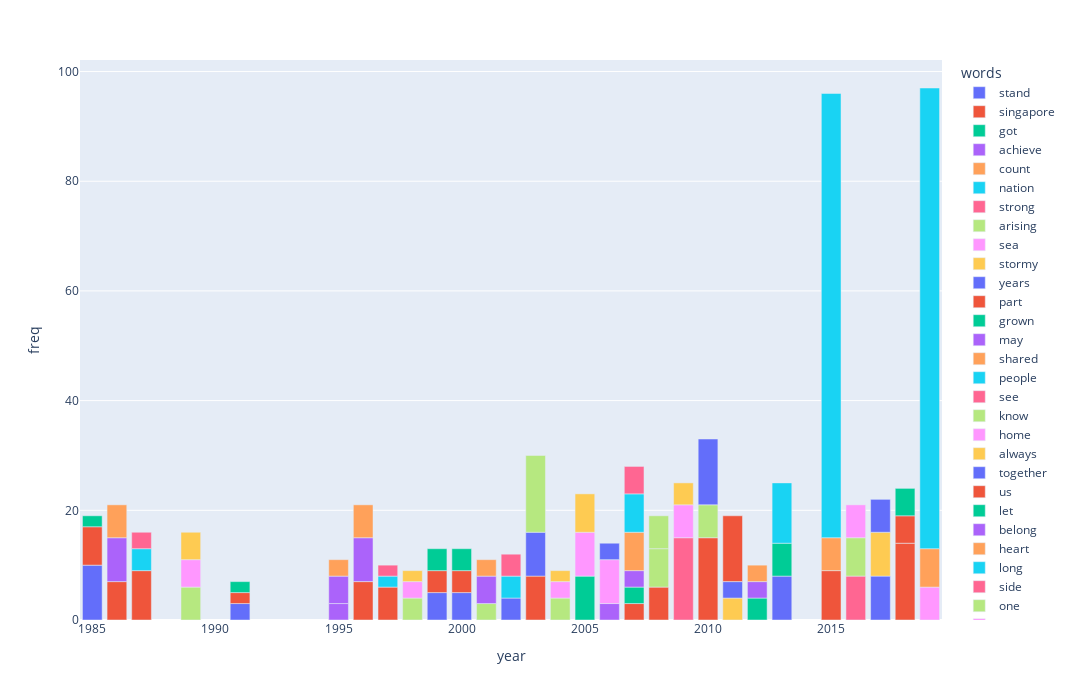

Source (notebook cell):
### Code cell
fig = px.bar(df_top_5, x = "year", y = "freq", color = "words")
fig.update_layout(width = 1400, height = 700)
fig.show()

### Figure 1 — Plotly figure (JSON) as saved in the notebook; plotly's stock layout.template omitted (floating-point values rounded to 4 significant figures)
{"data": [{"alignmentgroup": "True", "hovertemplate": "words=stand<br>year=%{x}<br>freq=%{y}<extra></extra>", "legendgroup": "stand", "marker": {"color": "#636efa"}, "name": "stand", "offsetgroup": "stand", "orientation": "v", "showlegend": true, "textposition": "auto", "type": "bar", "x": ["1985-01-01T00:00:00"], "xaxis": "x", "y": [10], "yaxis": "y"}, {"alignmentgroup": "True", "hovertemplate": "words=singapore<br>year=%{x}<br>freq=%{y}<extra></extra>", "legendgroup": "singapore", "marker": {"color": "#EF553B"}, "name": "singapore", "offsetgroup": "singapore", "orientation": "v", "showlegend": true, "textposition": "auto", "type": "bar", "x": ["1985-01-01T00:00:00", "1986-01-01T00:00:00", "1987-01-01T00:00:00", "1996-01-01T00:00:00", "1997-01-01T00:00:00", "2003-01-01T00:00:00", "2008-01-01T00:00:00", "2010-01-01T00:00:00", "2015-01-01T00:00:00", "2018-01-01T00:00:00"], "xaxis": "x", "y": [7, 7, 9, 7, 6, 8, 6, 15, 9, 14], "yaxis": "y"}, {"alignmentgroup": "True", "hovertemplate": "words=got<br>year=%{x}<br>freq=%{y}<extra></extra>", "legendgroup": "got", "marker": {"color": "#00cc96"}, "name": "got", "offsetgroup": "got", "orientation": "v", "showlegend": true, "textposition": "auto", "type": "bar", "x": ["1985-01-01T00:00:00"], "xaxis": "x", "y": [2], "yaxis": "y"}, {"alignmentgroup": "True", "hovertemplate": "words=achieve<br>year=%{x}<br>freq=%{y}<extra></extra>", "legendgroup": "achieve", "marker": {"color": "#ab63fa"}, "name": "achieve", "offsetgroup": "achieve", "orientation": "v", "showlegend": true, "textposition": "auto", "type": "bar", "x": ["1986-01-01T00:00:00", "1995-01-01T00:00:00", "1996-01-01T00:00:00"], "xaxis": "x", "y": [8, 3, 8], "yaxis": "y"}, {"alignmentgroup": "True", "hovertemplate": "words=count<br>year=%{x}<br>freq=%{y}<extra></extra>", "legendgroup": "count", "marker": {"color": "#FFA15A"}, "name": "count", "offsetgroup": "count", "orientation": "v", "showlegend": true, "textposition": "auto", "type": "bar", "x": ["1986-01-01T00:00:00", "1996-01-01T00:00:00"], "xaxis": "x", "y": [6, 6], "yaxis": "y"}, {"alignmentgroup": "True", "hovertemplate": "words=nation<br>year=%{x}<br>freq=%{y}<extra></extra>", "legendgroup": "nation", "marker": {"color": "#19d3f3"}, "name": "nation", "offsetgroup": "nation", "orientation": "v", "showlegend": true, "textposition": "auto", "type": "bar", "x": ["1987-01-01T00:00:00"], "xaxis": "x", "y": [4], "yaxis": "y"}, {"alignmentgroup": "True", "hovertemplate": "words=strong<br>year=%{x}<br>freq=%{y}<extra></extra>", "legendgroup": "strong", "marker": {"color": "#FF6692"}, "name": "strong", "offsetgroup": "strong", "orientation": "v", "showlegend": true, "textposition": "auto", "type": "bar", "x": ["1987-01-01T00:00:00"], "xaxis": "x", "y": [3], "yaxis": "y"}, {"alignmentgroup": "True", "hovertemplate": "words=arising<br>year=%{x}<br>freq=%{y}<extra></extra>", "legendgroup": "arising", "marker": {"color": "#B6E880"}, "name": "arising", "offsetgroup": "arising", "orientation": "v", "showlegend": true, "textposition": "auto", "type": "bar", "x": ["1989-01-01T00:00:00"], "xaxis": "x", "y": [6], "yaxis": "y"}, {"alignmentgroup": "True", "hovertemplate": "words=sea<br>year=%{x}<br>freq=%{y}<extra></extra>", "legendgroup": "sea", "marker": {"color": "#FF97FF"}, "name": "sea", "offsetgroup": "sea", "orientation": "v", "showlegend": true, "textposition": "auto", "type": "bar", "x": ["1989-01-01T00:00:00"], "xaxis": "x", "y": [5], "yaxis": "y"}, {"alignmentgroup": "True", "hovertemplate": "words=stormy<br>year=%{x}<br>freq=%{y}<extra></extra>", "legendgroup": "stormy", "marker": {"color": "#FECB52"}, "name": "stormy", "offsetgroup": "stormy", "orientation": "v", "showlegend": true, "textposition": "auto", "type": "bar", "x": ["1989-01-01T00:00:00"], "xaxis": "x", "y": [5], "yaxis": "y"}, {"alignmentgroup": "True", "hovertemplate": "words=years<br>year=%{x}<br>freq=%{y}<extra></extra>", "legendgroup": "years", "marker": {"color": "#636efa"}, "name": "years", "offsetgroup": "years", "orientation": "v", "showlegend": true, "textposition": "auto", "type": "bar", "x": ["1991-01-01T00:00:00"], "xaxis": "x", "y": [3], "yaxis": "y"}, {"alignmentgroup": "True", "hovertemplate": "words=part<br>year=%{x}<br>freq=%{y}<extra></extra>", "legendgroup": "part", "marker": {"color": "#EF553B"}, "name": "part", "offsetgroup": "part", "orientation": "v", "showlegend": true, "textposition": "auto", "type": "bar", "x": ["1991-01-01T00:00:00"], "xaxis": "x", "y": [2], "yaxis": "y"}, {"alignmentgroup": "True", "hovertemplate": "words=grown<br>year=%{x}<br>freq=%{y}<extra></extra>", "legendgroup": "grown", "marker": {"color": "#00cc96"}, "name": "grown", "offsetgroup": "grown", "orientation": "v", "showlegend": true, "textposition": "auto", "type": "bar", "x": ["1991-01-01T00:00:00"], "xaxis": "x", "y": [2], "yaxis": "y"}, {"alignmentgroup": "True", "hovertemplate": "words=may<br>year=%{x}<br>freq=%{y}<extra></extra>", "legendgroup": "may", "marker": {"color": "#ab63fa"}, "name": "may", "offsetgroup": "may", "orientation": "v", "showlegend": true, "textposition": "auto", "type": "bar", "x": ["1995-01-01T00:00:00", "2006-01-01T00:00:00"], "xaxis": "x", "y": [5, 3], "yaxis": "y"}, {"alignmentgroup": "True", "hovertemplate": "words=shared<br>year=%{x}<br>freq=%{y}<extra></extra>", "legendgroup": "shared", "marker": {"color": "#FFA15A"}, "name": "shared", "offsetgroup": "shared", "orientation": "v", "showlegend": true, "textposition": "auto", "type": "bar", "x": ["1995-01-01T00:00:00"], "xaxis": "x", "y": [3], "yaxis": "y"}, {"alignmentgroup": "True", "hovertemplate": "words=people<br>year=%{x}<br>freq=%{y}<extra></extra>", "legendgroup": "people", "marker": {"color": "#19d3f3"}, "name": "people", "offsetgroup": "people", "orientation": "v", "showlegend": true, "textposition": "auto", "type": "bar", "x": ["1997-01-01T00:00:00"], "xaxis": "x", "y": [2], "yaxis": "y"}, {"alignmentgroup": "True", "hovertemplate": "words=see<br>year=%{x}<br>freq=%{y}<extra></extra>", "legendgroup": "see", "marker": {"color": "#FF6692"}, "name": "see", "offsetgroup": "see", "orientation": "v", "showlegend": true, "textposition": "auto", "type": "bar", "x": ["1997-01-01T00:00:00", "2009-01-01T00:00:00"], "xaxis": "x", "y": [2, 15], "yaxis": "y"}, {"alignmentgroup": "True", "hovertemplate": "words=know<br>year=%{x}<br>freq=%{y}<extra></extra>", "legendgroup": "know", "marker": {"color": "#B6E880"}, "name": "know", "offsetgroup": "know", "orientation": "v", "showlegend": true, "textposition": "auto", "type": "bar", "x": ["1998-01-01T00:00:00", "2001-01-01T00:00:00", "2004-01-01T00:00:00"], "xaxis": "x", "y": [4, 3, 4], "yaxis": "y"}, {"alignmentgroup": "True", "hovertemplate": "words=home<br>year=%{x}<br>freq=%{y}<extra></extra>", "legendgroup": "home", "marker": {"color": "#FF97FF"}, "name": "home", "offsetgroup": "home", "orientation": "v", "showlegend": true, "textposition": "auto", "type": "bar", "x": ["1998-01-01T00:00:00", "2004-01-01T00:00:00", "2006-01-01T00:00:00", "2019-01-01T00:00:00"], "xaxis": "x", "y": [3, 3, 8, 6], "yaxis": "y"}, {"alignmentgroup": "True", "hovertemplate": "words=always<br>year=%{x}<br>freq=%{y}<extra></extra>", "legendgroup": "always", "marker": {"color": "#FECB52"}, "name": "always", "offsetgroup": "always", "orientation": "v", "showlegend": true, "textposition": "auto", "type": "bar", "x": ["1998-01-01T00:00:00", "2004-01-01T00:00:00", "2011-01-01T00:00:00"], "xaxis": "x", "y": [2, 2, 4], "yaxis": "y"}, {"alignmentgroup": "True", "hovertemplate": "words=together<br>year=%{x}<br>freq=%{y}<extra></extra>", "legendgroup": "together", "marker": {"color": "#636efa"}, "name": "together", "offsetgroup": "together", "orientation": "v", "showlegend": true, "textposition": "auto", "type": "bar", "x": ["1999-01-01T00:00:00", "2000-01-01T00:00:00", "2002-01-01T00:00:00", "2003-01-01T00:00:00", "2011-01-01T00:00:00", "2013-01-01T00:00:00", "2017-01-01T00:00:00"], "xaxis": "x", "y": [5, 5, 4, 8, 3, 8, 8], "yaxis": "y"}, {"alignmentgroup": "True", "hovertemplate": "words=us<br>year=%{x}<br>freq=%{y}<extra></extra>", "legendgroup": "us", "marker": {"color": "#EF553B"}, "name": "us", "offsetgroup": "us", "orientation": "v", "showlegend": true, "textposition": "auto", "type": "bar", "x": ["1999-01-01T00:00:00", "2000-01-01T00:00:00"], "xaxis": "x", "y": [4, 4], "yaxis": "y"}, {"alignmentgroup": "True", "hovertemplate": "words=let<br>year=%{x}<br>freq=%{y}<extra></extra>", "legendgroup": "let", "marker": {"color": "#00cc96"}, "name": "let", "offsetgroup": "let", "orientation": "v", "showlegend": true, "textposition": "auto", "type": "bar", "x": ["1999-01-01T00:00:00", "2000-01-01T00:00:00", "2005-01-01T00:00:00"], "xaxis": "x", "y": [4, 4, 8], "yaxis": "y"}, {"alignmentgroup": "True", "hovertemplate": "words=belong<br>year=%{x}<br>freq=%{y}<extra></extra>", "legendgroup": "belong", "marker": {"color": "#ab63fa"}, "name": "belong", "offsetgroup": "belong", "orientation": "v", "showlegend": true, "textposition": "auto", "type": "bar", "x": ["2001-01-01T00:00:00"], "xaxis": "x", "y": [5], "yaxis": "y"}, {"alignmentgroup": "True", "hovertemplate": "words=heart<br>year=%{x}<br>freq=%{y}<extra></extra>", "legendgroup": "heart", "marker": {"color": "#FFA15A"}, "name": "heart", "offsetgroup": "heart", "orientation": "v", "showlegend": true, "textposition": "auto", "type": "bar", "x": ["2001-01-01T00:00:00", "2015-01-01T00:00:00", "2019-01-01T00:00:00"], "xaxis": "x", "y": [3, 6, 7], "yaxis": "y"}, {"alignmentgroup": "True", "hovertemplate": "words=long<br>year=%{x}<br>freq=%{y}<extra></extra>", "legendgroup": "long", "marker": {"color": "#19d3f3"}, "name": "long", "offsetgroup": "long", "orientation": "v", "showlegend": true, "textposition": "auto", "type": "bar", "x": ["2002-01-01T00:00:00"], "xaxis": "x", "y": [4], "yaxis": "y"}, {"alignmentgroup": "True", "hovertemplate": "words=side<br>year=%{x}<br>freq=%{y}<extra></extra>", "legendgroup": "side", "marker": {"color": "#FF6692"}, "name": "side", "offsetgroup": "side", "orientation": "v", "showlegend": true, "textposition": "auto", "type": "bar", "x": ["2002-01-01T00:00:00"], "xaxis": "x", "y": [4], "yaxis": "y"}, {"alignmentgroup": "True", "hovertemplate": "words=one<br>year=%{x}<br>freq=%{y}<extra></extra>", "legendgroup": "one", "marker": {"color": "#B6E880"}, "name": "one", "offsetgroup": "one", "orientation": "v", "showlegend": true, "textposition": "auto", "type": "bar", "x": ["2003-01-01T00:00:00", "2008-01-01T00:00:00"], "xaxis": "x", "y": [14, 7], "yaxis": "y"}, {"alignmentgroup": "True", "hovertemplate": "words=skies<br>year=%{x}<br>freq=%{y}<extra></extra>", "legendgroup": "skies", "marker": {"color": "#FF97FF"}, "name": "skies", "offsetgroup": "skies", "orientation": "v", "showlegend": true, "textposition": "auto", "type": "bar", "x": ["2005-01-01T00:00:00"], "xaxis": "x", "y": [8], "yaxis": "y"}, {"alignmentgroup": "True", "hovertemplate": "words=soar<br>year=%{x}<br>freq=%{y}<extra></extra>", "legendgroup": "soar", "marker": {"color": "#FECB52"}, "name": "soar", "offsetgroup": "soar", "orientation": "v", "showlegend": true, "textposition": "auto", "type": "bar", "x": ["2005-01-01T00:00:00"], "xaxis": "x", "y": [7], "yaxis": "y"}, {"alignmentgroup": "True", "hovertemplate": "words=wherever<br>year=%{x}<br>freq=%{y}<extra></extra>", "legendgroup": "wherever", "marker": {"color": "#636efa"}, "name": "wherever", "offsetgroup": "wherever", "orientation": "v", "showlegend": true, "textposition": "auto", "type": "bar", "x": ["2006-01-01T00:00:00"], "xaxis": "x", "y": [3], "yaxis": "y"}, {"alignmentgroup": "True", "hovertemplate": "words=place<br>year=%{x}<br>freq=%{y}<extra></extra>", "legendgroup": "place", "marker": {"color": "#EF553B"}, "name": "place", "offsetgroup": "place", "orientation": "v", "showlegend": true, "textposition": "auto", "type": "bar", "x": ["2007-01-01T00:00:00"], "xaxis": "x", "y": [3], "yaxis": "y"}, {"alignmentgroup": "True", "hovertemplate": "words=rather<br>year=%{x}<br>freq=%{y}<extra></extra>", "legendgroup": "rather", "marker": {"color": "#00cc96"}, "name": "rather", "offsetgroup": "rather", "orientation": "v", "showlegend": true, "textposition": "auto", "type": "bar", "x": ["2007-01-01T00:00:00"], "xaxis": "x", "y": [3], "yaxis": "y"}, {"alignmentgroup": "True", "hovertemplate": "words=still<br>year=%{x}<br>freq=%{y}<extra></extra>", "legendgroup": "still", "marker": {"color": "#ab63fa"}, "name": "still", "offsetgroup": "still", "orientation": "v", "showlegend": true, "textposition": "auto", "type": "bar", "x": ["2007-01-01T00:00:00"], "xaxis": "x", "y": [3], "yaxis": "y"}, {"alignmentgroup": "True", "hovertemplate": "words=make<br>year=%{x}<br>freq=%{y}<extra></extra>", "legendgroup": "make", "marker": {"color": "#FFA15A"}, "name": "make", "offsetgroup": "make", "orientation": "v", "showlegend": true, "textposition": "auto", "type": "bar", "x": ["2007-01-01T00:00:00"], "xaxis": "x", "y": [7], "yaxis": "y"}, {"alignmentgroup": "True", "hovertemplate": "words=new<br>year=%{x}<br>freq=%{y}<extra></extra>", "legendgroup": "new", "marker": {"color": "#19d3f3"}, "name": "new", "offsetgroup": "new", "orientation": "v", "showlegend": true, "textposition": "auto", "type": "bar", "x": ["2007-01-01T00:00:00"], "xaxis": "x", "y": [7], "yaxis": "y"}, {"alignmentgroup": "True", "hovertemplate": "words=dare<br>year=%{x}<br>freq=%{y}<extra></extra>", "legendgroup": "dare", "marker": {"color": "#FF6692"}, "name": "dare", "offsetgroup": "dare", "orientation": "v", "showlegend": true, "textposition": "auto", "type": "bar", "x": ["2007-01-01T00:00:00"], "xaxis": "x", "y": [5], "yaxis": "y"}, {"alignmentgroup": "True", "hovertemplate": "words=song<br>year=%{x}<br>freq=%{y}<extra></extra>", "legendgroup": "song", "marker": {"color": "#B6E880"}, "name": "song", "offsetgroup": "song", "orientation": "v", "showlegend": true, "textposition": "auto", "type": "bar", "x": ["2008-01-01T00:00:00", "2010-01-01T00:00:00"], "xaxis": "x", "y": [6, 6], "yaxis": "y"}, {"alignmentgroup": "True", "hovertemplate": "words=look<br>year=%{x}<br>freq=%{y}<extra></extra>", "legendgroup": "look", "marker": {"color": "#FF97FF"}, "name": "look", "offsetgroup": "look", "orientation": "v", "showlegend": true, "textposition": "auto", "type": "bar", "x": ["2009-01-01T00:00:00"], "xaxis": "x", "y": [6], "yaxis": "y"}, {"alignmentgroup": "True", "hovertemplate": "words=dreams<br>year=%{x}<br>freq=%{y}<extra></extra>", "legendgroup": "dreams", "marker": {"color": "#FECB52"}, "name": "dreams", "offsetgroup": "dreams", "orientation": "v", "showlegend": true, "textposition": "auto", "type": "bar", "x": ["2009-01-01T00:00:00"], "xaxis": "x", "y": [4], "yaxis": "y"}, {"alignmentgroup": "True", "hovertemplate": "words=sing<br>year=%{x}<br>freq=%{y}<extra></extra>", "legendgroup": "sing", "marker": {"color": "#636efa"}, "name": "sing", "offsetgroup": "sing", "orientation": "v", "showlegend": true, "textposition": "auto", "type": "bar", "x": ["2010-01-01T00:00:00"], "xaxis": "x", "y": [12], "yaxis": "y"}, {"alignmentgroup": "True", "hovertemplate": "words=heartbeat<br>year=%{x}<br>freq=%{y}<extra></extra>", "legendgroup": "heartbeat", "marker": {"color": "#EF553B"}, "name": "heartbeat", "offsetgroup": "heartbeat", "orientation": "v", "showlegend": true, "textposition": "auto", "type": "bar", "x": ["2011-01-01T00:00:00"], "xaxis": "x", "y": [12], "yaxis": "y"}, {"alignmentgroup": "True", "hovertemplate": "words=love<br>year=%{x}<br>freq=%{y}<extra></extra>", "legendgroup": "love", "marker": {"color": "#00cc96"}, "name": "love", "offsetgroup": "love", "orientation": "v", "showlegend": true, "textposition": "auto", "type": "bar", "x": ["2012-01-01T00:00:00", "2013-01-01T00:00:00"], "xaxis": "x", "y": [4, 6], "yaxis": "y"}, {"alignmentgroup": "True", "hovertemplate": "words=light<br>year=%{x}<br>freq=%{y}<extra></extra>", "legendgroup": "light", "marker": {"color": "#ab63fa"}, "name": "light", "offsetgroup": "light", "orientation": "v", "showlegend": true, "textposition": "auto", "type": "bar", "x": ["2012-01-01T00:00:00"], "xaxis": "x", "y": [3], "yaxis": "y"}, {"alignmentgroup": "True", "hovertemplate": "words=first<br>year=%{x}<br>freq=%{y}<extra></extra>", "legendgroup": "first", "marker": {"color": "#FFA15A"}, "name": "first", "offsetgroup": "first", "orientation": "v", "showlegend": true, "textposition": "auto", "type": "bar", "x": ["2012-01-01T00:00:00"], "xaxis": "x", "y": [3], "yaxis": "y"}, {"alignmentgroup": "True", "hovertemplate": "words=oh<br>year=%{x}<br>freq=%{y}<extra></extra>", "legendgroup": "oh", "marker": {"color": "#19d3f3"}, "name": "oh", "offsetgroup": "oh", "orientation": "v", "showlegend": true, "textposition": "auto", "type": "bar", "x": ["2013-01-01T00:00:00", "2015-01-01T00:00:00", "2019-01-01T00:00:00"], "xaxis": "x", "y": [11, 81, 84], "yaxis": "y"}, {"alignmentgroup": "True", "hovertemplate": "words=tomorrow<br>year=%{x}<br>freq=%{y}<extra></extra>", "legendgroup": "tomorrow", "marker": {"color": "#FF6692"}, "name": "tomorrow", "offsetgroup": "tomorrow", "orientation": "v", "showlegend": true, "textposition": "auto", "type": "bar", "x": ["2016-01-01T00:00:00"], "xaxis": "x", "y": [8], "yaxis": "y"}, {"alignmentgroup": "True", "hovertemplate": "words=today<br>year=%{x}<br>freq=%{y}<extra></extra>", "legendgroup": "today", "marker": {"color": "#B6E880"}, "name": "today", "offsetgroup": "today", "orientation": "v", "showlegend": true, "textposition": "auto", "type": "bar", "x": ["2016-01-01T00:00:00"], "xaxis": "x", "y": [7], "yaxis": "y"}, {"alignmentgroup": "True", "hovertemplate": "words=cause<br>year=%{x}<br>freq=%{y}<extra></extra>", "legendgroup": "cause", "marker": {"color": "#FF97FF"}, "name": "cause", "offsetgroup": "cause", "orientation": "v", "showlegend": true, "textposition": "auto", "type": "bar", "x": ["2016-01-01T00:00:00"], "xaxis": "x", "y": [6], "yaxis": "y"}, {"alignmentgroup": "True", "hovertemplate": "words=world<br>year=%{x}<br>freq=%{y}<extra></extra>", "legendgroup": "world", "marker": {"color": "#FECB52"}, "name": "world", "offsetgroup": "world", "orientation": "v", "showlegend": true, "textposition": "auto", "type": "bar", "x": ["2017-01-01T00:00:00"], "xaxis": "x", "y": [8], "yaxis": "y"}, {"alignmentgroup": "True", "hovertemplate": "words=compares<br>year=%{x}<br>freq=%{y}<extra></extra>", "legendgroup": "compares", "marker": {"color": "#636efa"}, "name": "compares", "offsetgroup": "compares", "orientation": "v", "showlegend": true, "textposition": "auto", "type": "bar", "x": ["2017-01-01T00:00:00"], "xaxis": "x", "y": [6], "yaxis": "y"}, {"alignmentgroup": "True", "hovertemplate": "words=future<br>year=%{x}<br>freq=%{y}<extra></extra>", "legendgroup": "future", "marker": {"color": "#EF553B"}, "name": "future", "offsetgroup": "future", "orientation": "v", "showlegend": true, "textposition": "auto", "type": "bar", "x": ["2018-01-01T00:00:00"], "xaxis": "x", "y": [5], "yaxis": "y"}, {"alignmentgroup": "True", "hovertemplate": "words=singaporeans<br>year=%{x}<br>freq=%{y}<extra></extra>", "legendgroup": "singaporeans", "marker": {"color": "#00cc96"}, "name": "singaporeans", "offsetgroup": "singaporeans", "orientation": "v", "showlegend": true, "textposition": "auto", "type": "bar", "x": ["2018-01-01T00:00:00"], "xaxis": "x", "y": [5], "yaxis": "y"}], "layout": {"barmode": "relative", "height": 700, "legend": {"title": {"text": "words"}, "tracegroupgap": 0}, "margin": {"t": 60}, "width": 1400, "xaxis": {"anchor": "y", "domain": [0, 1], "title": {"text": "year"}}, "yaxis": {"anchor": "x", "domain": [0, 1], "title": {"text": "freq"}}}}
